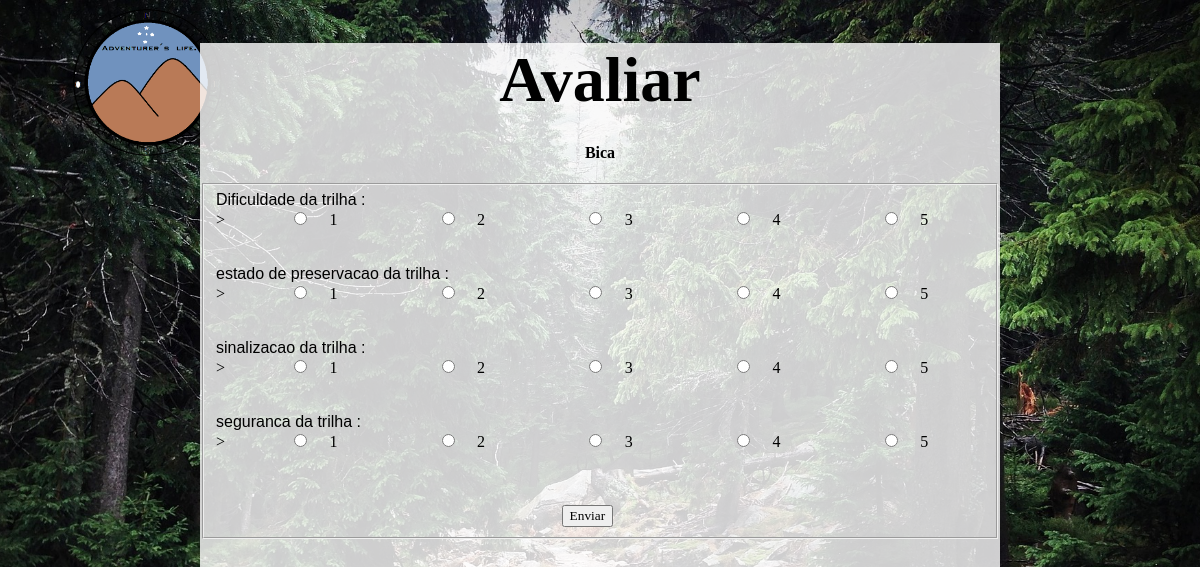
Before: /avaliar.php (signed in) with the older database file.
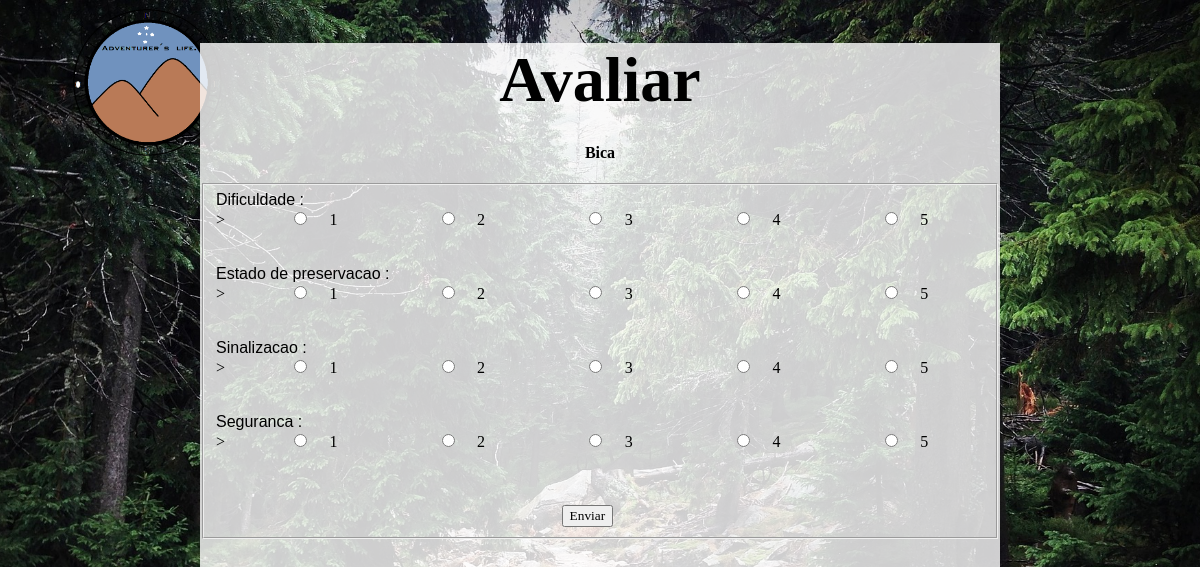
After: the same page with the newer database file.
### tables this page shows
CREATE TABLE IF NOT EXISTS `tbtrilha` (
  `idTrilha` int(11) NOT NULL AUTO_INCREMENT,
  `apelido` varchar(40) NOT NULL,
  `obstaculos` varchar(140) DEFAULT NULL,
  `distancia` double NOT NULL,
  `idmata` smallint(6) DEFAULT NULL,
  `dataGravacao` date NOT NULL,
  `nicknameUsuario` varchar(16) NOT NULL,
  `dificuldade` smallint(6) DEFAULT NULL,
  PRIMARY KEY (`idTrilha`),
  UNIQUE KEY `idTrilha` (`idTrilha`),
  KEY `idmata` (`idmata`),
  KEY `nicknameUsuario` (`nicknameUsuario`)
);

CREATE TABLE IF NOT EXISTS `tbcriteriodeavaliacao` (
  `idCriterio` smallint(6) NOT NULL AUTO_INCREMENT,
  `descricao` varchar(140) NOT NULL,
  PRIMARY KEY (`idCriterio`)
);

### DAO/trilhaDao.php (called while the page is built, shortened)
<?php
include_once 'classeCrudGenerico.php';
class trilhaDao
{
    private function makeSqlForSearch($array)
    {
        $idTrilha = isset($array['idTrilha']) ? $array['idTrilha'] : null;
        $apelido = isset($array['apelido']) ? $array['apelido'] : null;
        $distMax = isset($array['distMax']) ? $array['distMax'] : null;
        $distMin = isset($array['distMin']) ? $array['distMin'] : null;
        $nickname = isset($array['nickname']) ? $array['nickname'] : null;
        $sql = "select * from tbtrilha where 1 = 1";
        return $sql;
    }
    public function searchTracks($array)
    {
        $sql = $this->makeSqlForSearch($array);
        $crudGenerico = new CrudGenerico();
        $resultado = $crudGenerico->fQuery($sql);
        return $resultado;
    }
}

### DAO/classeCrudGenerico.php (called while the page is built, shortened)
<?php
include("classeConexao.php");
class CrudGenerico {
    public function fQuery($sql){
        $this->conexao = new Conexao();
        $resultado = $this->conexao->executaSQL($sql);
        return $resultado;
    }
}

### DAO/classeConexao.php (called while the page is built, shortened)
<?php
class Conexao extends mysqli
{
    function executaSQL($BD_query){
        $this->BD_query = $BD_query;
        $resultado = $this->query($this->BD_query);
        return $resultado;
    }
}

### DAO/avaliacaoDao.php (called while the page is built, shortened)
<?php
include_once 'classeCrudGenerico.php';
class AvaliacaoDao
{
    public function retornarCriterios()
    {
      $sql = "select * from tbcriteriodeavaliacao";
      $crudGenerico = new CrudGenerico();
      $resultado = $crudGenerico->fQuery($sql);
      return $resultado;
    }
}

### public/avaliar.php (the view, shortened to what this page needs)
<?php
 include_once'../DAO/trilhaDao.php';
 include_once'../DAO/AvaliacaoDao.php';
 $trilhaDao = new trilhaDao();
 $resultado = $trilhaDao->searchTracks($_GET);
 $trilha = mysqli_fetch_assoc($resultado);
 $avaliacaoDao = new AvaliacaoDao();
 $resultado = $avaliacaoDao->retornarCriterios();
 $criterios = [];
for ($i = mysqli_num_rows($resultado); $i > 0; $i--)
{
    $criterios[] = mysqli_fetch_assoc($resultado);
}
?>
<!DOCTYPE html>
<html>
<head>
    <link href="style.css" rel="stylesheet" type="text/css" />
</head>
<body>
    <div class="container2" style="height: 825px">
        <header class="pagina">
            <h1 style="font-size: 64px">Avaliar</h1>
        </header>
        <div>
            <h4 style="text-align: center"><?php echo $trilha['apelido']; ?></h4>
            <form method="POST" action="../interface/realizarAvaliacao.php">
                <fieldset>
                    <?php
                        foreach ($criterios as $criterio)
                        {
                            echo '<span>'.$criterio['descricao']." : </span><br> >";
                            for($i =1; $i<=5; $i++)
                            {
                    ?>
                                <ul>
                                    <li class="listaUl">
                                        <input type="radio" name="<?php echo $criterio['idCriterio']; ?>"
                                               value="<?php echo $i; ?>" id="<?php echo $criterio['idCriterio'].$i; ?>">
                                        <label class="espacamento" for="<?php echo $criterio['idCriterio'].$i; ?>" >
                                             <?php echo $i; ?>
                                        </label>
                                    </li>
                                </ul>
                    <?php
                            }
                            echo '<br><br><br>';
                        }
                    ?>
                    <br>
                    <div style="margin:0px 45%">
                        <input type="submit" value="Enviar">
                    </div>
                </fieldset>
            </form>
        </div>
    </div>
</body>
</html>

### public/style.css (style rules this page uses)
body { background-image: url("../Imagens e coisas de mídia/Imagem1.png"), url("../Imagens e coisas de mídia/fundo.jpg"); background-repeat: no-repeat, no-repeat; background-position: top left, top; background-size: 300px, cover; background-color: #003300; }
* { box-sizing: border-box; }
header.pagina { font-family: Papyrus; text-align: center; font-size: 40px; height: 80px; position: relative; }
.container2 { background-color: rgba(255, 255, 255, 0.8); width: 800px; height: 810px; margin: 10px auto; font-family: Papyrus; }
form { font-family: Papyrus; }
input { font-family: Papyrus; }
.listaUl { list-style: none; list-style-position: inherit; display: inline; padding: 20px; }

### public/avaliar.php (style rules this page uses)
ul, li { display: inline; }
.espacamento { padding: 2%; }
span { font-family: sans-serif; font-weight: 520; }

Changed rows visible on the page:
changed tbcriteriodeavaliacao: descricao "Dificuldade da trilha" → "Dificuldade"
changed tbcriteriodeavaliacao: descricao "estado de preservacao da trilha" → "Estado de preservacao"
changed tbcriteriodeavaliacao: descricao "sinalizacao da trilha" → "Sinalizacao"
changed tbcriteriodeavaliacao: descricao "seguranca da trilha" → "Seguranca"
